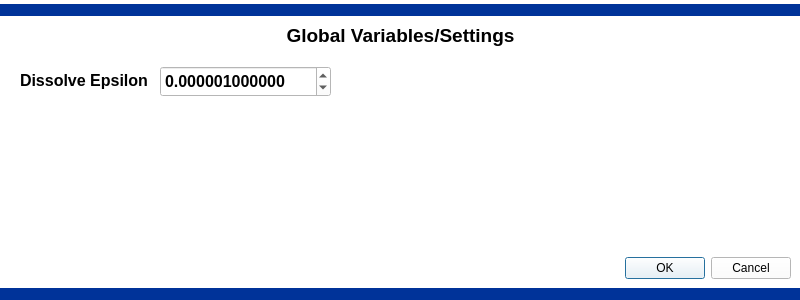
<?xml version="1.0" encoding="UTF-8"?>
<ui version="4.0">
 <class>VariableSettings</class>
 <widget class="QDialog" name="VariableSettings">
  <property name="geometry">
   <rect>
    <x>0</x>
    <y>0</y>
    <width>800</width>
    <height>300</height>
   </rect>
  </property>
  <property name="minimumSize">
   <size>
    <width>800</width>
    <height>300</height>
   </size>
  </property>
  <property name="maximumSize">
   <size>
    <width>800</width>
    <height>300</height>
   </size>
  </property>
  <property name="font">
   <font>
    <family>Arial</family>
    <pointsize>12</pointsize>
    <weight>75</weight>
    <bold>true</bold>
   </font>
  </property>
  <property name="windowTitle">
   <string>Dialog</string>
  </property>
  <property name="styleSheet">
   <string notr="true">background-color: rgb(255, 255, 255);</string>
  </property>
  <widget class="QDialogButtonBox" name="buttonBox">
   <property name="geometry">
    <rect>
     <x>450</x>
     <y>252</y>
     <width>341</width>
     <height>32</height>
    </rect>
   </property>
   <property name="font">
    <font>
     <family>Arial</family>
     <pointsize>12</pointsize>
     <weight>75</weight>
     <bold>true</bold>
    </font>
   </property>
   <property name="orientation">
    <enum>Qt::Horizontal</enum>
   </property>
   <property name="standardButtons">
    <set>QDialogButtonBox::Cancel|QDialogButtonBox::Ok</set>
   </property>
  </widget>
  <widget class="Line" name="BorderTop">
   <property name="geometry">
    <rect>
     <x>0</x>
     <y>0</y>
     <width>800</width>
     <height>20</height>
    </rect>
   </property>
   <property name="baseSize">
    <size>
     <width>0</width>
     <height>0</height>
    </size>
   </property>
   <property name="palette">
    <palette>
     <active>
      <colorrole role="WindowText">
       <brush brushstyle="SolidPattern">
        <color alpha="255">
         <red>0</red>
         <green>51</green>
         <blue>153</blue>
        </color>
       </brush>
      </colorrole>
      <colorrole role="Button">
       <brush brushstyle="SolidPattern">
        <color alpha="255">
         <red>255</red>
         <green>255</green>
         <blue>255</blue>
        </color>
       </brush>
      </colorrole>
      <colorrole role="Light">
       <brush brushstyle="SolidPattern">
        <color alpha="255">
         <red>192</red>
         <green>0</green>
         <blue>0</blue>
        </color>
       </brush>
      </colorrole>
      <colorrole role="Midlight">
       <brush brushstyle="SolidPattern">
        <color alpha="255">
         <red>160</red>
         <green>0</green>
         <blue>0</blue>
        </color>
       </brush>
      </colorrole>
      <colorrole role="Dark">
       <brush brushstyle="SolidPattern">
        <color alpha="255">
         <red>64</red>
         <green>0</green>
         <blue>0</blue>
        </color>
       </brush>
      </colorrole>
      <colorrole role="Mid">
       <brush brushstyle="SolidPattern">
        <color alpha="255">
         <red>85</red>
         <green>0</green>
         <blue>0</blue>
        </color>
       </brush>
      </colorrole>
      <colorrole role="Text">
       <brush brushstyle="SolidPattern">
        <color alpha="255">
         <red>0</red>
         <green>51</green>
         <blue>153</blue>
        </color>
       </brush>
      </colorrole>
      <colorrole role="BrightText">
       <brush brushstyle="SolidPattern">
        <color alpha="255">
         <red>255</red>
         <green>255</green>
         <blue>255</blue>
        </color>
       </brush>
      </colorrole>
      <colorrole role="ButtonText">
       <brush brushstyle="SolidPattern">
        <color alpha="255">
         <red>0</red>
         <green>51</green>
         <blue>153</blue>
        </color>
       </brush>
      </colorrole>
      <colorrole role="Base">
       <brush brushstyle="SolidPattern">
        <color alpha="255">
         <red>255</red>
         <green>255</green>
         <blue>255</blue>
        </color>
       </brush>
      </colorrole>
      <colorrole role="Window">
       <brush brushstyle="SolidPattern">
        <color alpha="255">
         <red>255</red>
         <green>255</green>
         <blue>255</blue>
        </color>
       </brush>
      </colorrole>
      <colorrole role="Shadow">
       <brush brushstyle="SolidPattern">
        <color alpha="255">
         <red>0</red>
         <green>0</green>
         <blue>0</blue>
        </color>
       </brush>
      </colorrole>
      <colorrole role="AlternateBase">
       <brush brushstyle="SolidPattern">
        <color alpha="255">
         <red>64</red>
         <green>0</green>
         <blue>0</blue>
        </color>
       </brush>
      </colorrole>
      <colorrole role="ToolTipBase">
       <brush brushstyle="SolidPattern">
        <color alpha="255">
         <red>255</red>
         <green>255</green>
         <blue>220</blue>
        </color>
       </brush>
      </colorrole>
      <colorrole role="ToolTipText">
       <brush brushstyle="SolidPattern">
        <color alpha="255">
         <red>0</red>
         <green>0</green>
         <blue>0</blue>
        </color>
       </brush>
      </colorrole>
      <colorrole role="PlaceholderText">
       <brush brushstyle="NoBrush">
        <color alpha="128">
         <red>0</red>
         <green>51</green>
         <blue>153</blue>
        </color>
       </brush>
      </colorrole>
     </active>
     <inactive>
      <colorrole role="WindowText">
       <brush brushstyle="SolidPattern">
        <color alpha="255">
         <red>0</red>
         <green>51</green>
         <blue>153</blue>
        </color>
       </brush>
      </colorrole>
      <colorrole role="Button">
       <brush brushstyle="SolidPattern">
        <color alpha="255">
         <red>255</red>
         <green>255</green>
         <blue>255</blue>
        </color>
       </brush>
      </colorrole>
      <colorrole role="Light">
       <brush brushstyle="SolidPattern">
        <color alpha="255">
         <red>192</red>
         <green>0</green>
         <blue>0</blue>
        </color>
       </brush>
      </colorrole>
      <colorrole role="Midlight">
       <brush brushstyle="SolidPattern">
        <color alpha="255">
         <red>160</red>
         <green>0</green>
         <blue>0</blue>
        </color>
       </brush>
      </colorrole>
      <colorrole role="Dark">
       <brush brushstyle="SolidPattern">
        <color alpha="255">
         <red>64</red>
         <green>0</green>
         <blue>0</blue>
        </color>
       </brush>
      </colorrole>
      <colorrole role="Mid">
       <brush brushstyle="SolidPattern">
        <color alpha="255">
         <red>85</red>
         <green>0</green>
         <blue>0</blue>
        </color>
       </brush>
      </colorrole>
      <colorrole role="Text">
       <brush brushstyle="SolidPattern">
        <color alpha="255">
         <red>0</red>
         <green>51</green>
         <blue>153</blue>
        </color>
       </brush>
      </colorrole>
      <colorrole role="BrightText">
       <brush brushstyle="SolidPattern">
        <color alpha="255">
         <red>255</red>
         <green>255</green>
         <blue>255</blue>
        </color>
       </brush>
      </colorrole>
      <colorrole role="ButtonText">
       <brush brushstyle="SolidPattern">
        <color alpha="255">
         <red>0</red>
         <green>51</green>
         <blue>153</blue>
        </color>
       </brush>
      </colorrole>
      <colorrole role="Base">
       <brush brushstyle="SolidPattern">
        <color alpha="255">
         <red>255</red>
         <green>255</green>
         <blue>255</blue>
        </color>
       </brush>
      </colorrole>
      <colorrole role="Window">
       <brush brushstyle="SolidPattern">
        <color alpha="255">
         <red>255</red>
         <green>255</green>
         <blue>255</blue>
        </color>
       </brush>
      </colorrole>
      <colorrole role="Shadow">
       <brush brushstyle="SolidPattern">
        <color alpha="255">
         <red>0</red>
         <green>0</green>
         <blue>0</blue>
        </color>
       </brush>
      </colorrole>
      <colorrole role="AlternateBase">
       <brush brushstyle="SolidPattern">
        <color alpha="255">
         <red>64</red>
         <green>0</green>
         <blue>0</blue>
        </color>
       </brush>
      </colorrole>
      <colorrole role="ToolTipBase">
       <brush brushstyle="SolidPattern">
        <color alpha="255">
         <red>255</red>
         <green>255</green>
         <blue>220</blue>
        </color>
       </brush>
      </colorrole>
      <colorrole role="ToolTipText">
       <brush brushstyle="SolidPattern">
        <color alpha="255">
         <red>0</red>
         <green>0</green>
         <blue>0</blue>
        </color>
       </brush>
      </colorrole>
      <colorrole role="PlaceholderText">
       <brush brushstyle="NoBrush">
        <color alpha="128">
         <red>0</red>
         <green>51</green>
         <blue>153</blue>
        </color>
       </brush>
      </colorrole>
     </inactive>
     <disabled>
      <colorrole role="WindowText">
       <brush brushstyle="SolidPattern">
        <color alpha="255">
         <red>0</red>
         <green>51</green>
         <blue>153</blue>
        </color>
       </brush>
      </colorrole>
      <colorrole role="Button">
       <brush brushstyle="SolidPattern">
        <color alpha="255">
         <red>255</red>
         <green>255</green>
         <blue>255</blue>
        </color>
       </brush>
      </colorrole>
      <colorrole role="Light">
       <brush brushstyle="SolidPattern">
        <color alpha="255">
         <red>192</red>
         <green>0</green>
         <blue>0</blue>
        </color>
       </brush>
      </colorrole>
      <colorrole role="Midlight">
       <brush brushstyle="SolidPattern">
        <color alpha="255">
         <red>160</red>
         <green>0</green>
         <blue>0</blue>
        </color>
       </brush>
      </colorrole>
      <colorrole role="Dark">
       <brush brushstyle="SolidPattern">
        <color alpha="255">
         <red>64</red>
         <green>0</green>
         <blue>0</blue>
        </color>
       </brush>
      </colorrole>
      <colorrole role="Mid">
       <brush brushstyle="SolidPattern">
        <color alpha="255">
         <red>85</red>
         <green>0</green>
         <blue>0</blue>
        </color>
       </brush>
      </colorrole>
      <colorrole role="Text">
       <brush brushstyle="SolidPattern">
        <color alpha="255">
         <red>0</red>
         <green>51</green>
         <blue>153</blue>
        </color>
       </brush>
      </colorrole>
      <colorrole role="BrightText">
       <brush brushstyle="SolidPattern">
        <color alpha="255">
         <red>255</red>
         <green>255</green>
         <blue>255</blue>
        </color>
       </brush>
      </colorrole>
      <colorrole role="ButtonText">
       <brush brushstyle="SolidPattern">
        <color alpha="255">
         <red>0</red>
         <green>51</green>
         <blue>153</blue>
        </color>
       </brush>
      </colorrole>
      <colorrole role="Base">
       <brush brushstyle="SolidPattern">
        <color alpha="255">
         <red>255</red>
         <green>255</green>
         <blue>255</blue>
        </color>
       </brush>
      </colorrole>
      <colorrole role="Window">
       <brush brushstyle="SolidPattern">
        <color alpha="255">
         <red>255</red>
         <green>255</green>
         <blue>255</blue>
        </color>
       </brush>
      </colorrole>
      <colorrole role="Shadow">
       <brush brushstyle="SolidPattern">
        <color alpha="255">
         <red>0</red>
         <green>0</green>
         <blue>0</blue>
        </color>
       </brush>
      </colorrole>
      <colorrole role="AlternateBase">
       <brush brushstyle="SolidPattern">
        <color alpha="255">
         <red>128</red>
         <green>0</green>
         <blue>0</blue>
        </color>
       </brush>
      </colorrole>
      <colorrole role="ToolTipBase">
       <brush brushstyle="SolidPattern">
        <color alpha="255">
         <red>255</red>
         <green>255</green>
         <blue>220</blue>
        </color>
       </brush>
      </colorrole>
      <colorrole role="ToolTipText">
       <brush brushstyle="SolidPattern">
        <color alpha="255">
         <red>0</red>
         <green>0</green>
         <blue>0</blue>
        </color>
       </brush>
      </colorrole>
      <colorrole role="PlaceholderText">
       <brush brushstyle="NoBrush">
        <color alpha="128">
         <red>0</red>
         <green>51</green>
         <blue>153</blue>
        </color>
       </brush>
      </colorrole>
     </disabled>
    </palette>
   </property>
   <property name="styleSheet">
    <string notr="true">color: rgb(0, 51, 153);</string>
   </property>
   <property name="frameShadow">
    <enum>QFrame::Plain</enum>
   </property>
   <property name="lineWidth">
    <number>12</number>
   </property>
   <property name="midLineWidth">
    <number>0</number>
   </property>
   <property name="orientation">
    <enum>Qt::Horizontal</enum>
   </property>
  </widget>
  <widget class="QLabel" name="label_2">
   <property name="geometry">
    <rect>
     <x>10</x>
     <y>20</y>
     <width>781</width>
     <height>31</height>
    </rect>
   </property>
   <property name="font">
    <font>
     <family>Arial</family>
     <pointsize>12</pointsize>
     <weight>75</weight>
     <bold>true</bold>
    </font>
   </property>
   <property name="text">
    <string>&lt;!DOCTYPE HTML PUBLIC &quot;-//W3C//DTD HTML 4.0//EN&quot; &quot;http://www.w3.org/TR/REC-html40/strict.dtd&quot;&gt;
&lt;html&gt;&lt;head&gt;&lt;meta name=&quot;qrichtext&quot; content=&quot;1&quot; /&gt;&lt;style type=&quot;text/css&quot;&gt;
p, li { white-space: pre-wrap; }
&lt;/style&gt;&lt;/head&gt;&lt;body style=&quot; font-family:'MS Shell Dlg 2'; font-size:8pt; font-weight:400; font-style:normal;&quot;&gt;
&lt;p style=&quot; margin-top:0px; margin-bottom:0px; margin-left:0px; margin-right:0px; -qt-block-indent:0; text-indent:0px;&quot;&gt;&lt;span style=&quot; font-family:'Lucida Grande'; font-size:14pt; font-weight:600;&quot;&gt;Global Variables/Settings&lt;/span&gt;&lt;/p&gt;&lt;/body&gt;&lt;/html&gt;</string>
   </property>
   <property name="alignment">
    <set>Qt::AlignCenter</set>
   </property>
  </widget>
  <widget class="Line" name="BorderTop_2">
   <property name="geometry">
    <rect>
     <x>0</x>
     <y>284</y>
     <width>800</width>
     <height>20</height>
    </rect>
   </property>
   <property name="baseSize">
    <size>
     <width>0</width>
     <height>0</height>
    </size>
   </property>
   <property name="palette">
    <palette>
     <active>
      <colorrole role="WindowText">
       <brush brushstyle="SolidPattern">
        <color alpha="255">
         <red>0</red>
         <green>51</green>
         <blue>153</blue>
        </color>
       </brush>
      </colorrole>
      <colorrole role="Button">
       <brush brushstyle="SolidPattern">
        <color alpha="255">
         <red>255</red>
         <green>255</green>
         <blue>255</blue>
        </color>
       </brush>
      </colorrole>
      <colorrole role="Light">
       <brush brushstyle="SolidPattern">
        <color alpha="255">
         <red>192</red>
         <green>0</green>
         <blue>0</blue>
        </color>
       </brush>
      </colorrole>
      <colorrole role="Midlight">
       <brush brushstyle="SolidPattern">
        <color alpha="255">
         <red>160</red>
         <green>0</green>
         <blue>0</blue>
        </color>
       </brush>
      </colorrole>
      <colorrole role="Dark">
       <brush brushstyle="SolidPattern">
        <color alpha="255">
         <red>64</red>
         <green>0</green>
         <blue>0</blue>
        </color>
       </brush>
      </colorrole>
      <colorrole role="Mid">
       <brush brushstyle="SolidPattern">
        <color alpha="255">
         <red>85</red>
         <green>0</green>
         <blue>0</blue>
        </color>
       </brush>
      </colorrole>
      <colorrole role="Text">
       <brush brushstyle="SolidPattern">
        <color alpha="255">
         <red>0</red>
         <green>51</green>
         <blue>153</blue>
        </color>
       </brush>
      </colorrole>
      <colorrole role="BrightText">
       <brush brushstyle="SolidPattern">
        <color alpha="255">
         <red>255</red>
         <green>255</green>
         <blue>255</blue>
        </color>
       </brush>
      </colorrole>
      <colorrole role="ButtonText">
       <brush brushstyle="SolidPattern">
        <color alpha="255">
         <red>0</red>
         <green>51</green>
         <blue>153</blue>
        </color>
       </brush>
      </colorrole>
      <colorrole role="Base">
       <brush brushstyle="SolidPattern">
        <color alpha="255">
         <red>255</red>
         <green>255</green>
         <blue>255</blue>
        </color>
       </brush>
      </colorrole>
      <colorrole role="Window">
       <brush brushstyle="SolidPattern">
        <color alpha="255">
         <red>255</red>
         <green>255</green>
         <blue>255</blue>
        </color>
       </brush>
      </colorrole>
      <colorrole role="Shadow">
       <brush brushstyle="SolidPattern">
        <color alpha="255">
         <red>0</red>
         <green>0</green>
         <blue>0</blue>
        </color>
       </brush>
      </colorrole>
      <colorrole role="AlternateBase">
       <brush brushstyle="SolidPattern">
        <color alpha="255">
         <red>64</red>
         <green>0</green>
         <blue>0</blue>
        </color>
       </brush>
      </colorrole>
      <colorrole role="ToolTipBase">
       <brush brushstyle="SolidPattern">
        <color alpha="255">
         <red>255</red>
         <green>255</green>
         <blue>220</blue>
        </color>
       </brush>
      </colorrole>
      <colorrole role="ToolTipText">
       <brush brushstyle="SolidPattern">
        <color alpha="255">
         <red>0</red>
         <green>0</green>
         <blue>0</blue>
        </color>
       </brush>
      </colorrole>
      <colorrole role="PlaceholderText">
       <brush brushstyle="NoBrush">
        <color alpha="128">
         <red>0</red>
         <green>51</green>
         <blue>153</blue>
        </color>
       </brush>
      </colorrole>
     </active>
     <inactive>
      <colorrole role="WindowText">
       <brush brushstyle="SolidPattern">
        <color alpha="255">
         <red>0</red>
         <green>51</green>
         <blue>153</blue>
        </color>
       </brush>
      </colorrole>
      <colorrole role="Button">
       <brush brushstyle="SolidPattern">
        <color alpha="255">
         <red>255</red>
         <green>255</green>
         <blue>255</blue>
        </color>
       </brush>
      </colorrole>
      <colorrole role="Light">
       <brush brushstyle="SolidPattern">
        <color alpha="255">
         <red>192</red>
         <green>0</green>
         <blue>0</blue>
        </color>
       </brush>
      </colorrole>
      <colorrole role="Midlight">
       <brush brushstyle="SolidPattern">
        <color alpha="255">
         <red>160</red>
         <green>0</green>
         <blue>0</blue>
        </color>
       </brush>
      </colorrole>
      <colorrole role="Dark">
       <brush brushstyle="SolidPattern">
        <color alpha="255">
         <red>64</red>
         <green>0</green>
         <blue>0</blue>
        </color>
       </brush>
      </colorrole>
      <colorrole role="Mid">
       <brush brushstyle="SolidPattern">
        <color alpha="255">
         <red>85</red>
         <green>0</green>
         <blue>0</blue>
        </color>
       </brush>
      </colorrole>
      <colorrole role="Text">
       <brush brushstyle="SolidPattern">
        <color alpha="255">
         <red>0</red>
         <green>51</green>
         <blue>153</blue>
        </color>
       </brush>
      </colorrole>
      <colorrole role="BrightText">
       <brush brushstyle="SolidPattern">
        <color alpha="255">
         <red>255</red>
         <green>255</green>
         <blue>255</blue>
        </color>
       </brush>
      </colorrole>
      <colorrole role="ButtonText">
       <brush brushstyle="SolidPattern">
        <color alpha="255">
         <red>0</red>
         <green>51</green>
         <blue>153</blue>
        </color>
       </brush>
      </colorrole>
      <colorrole role="Base">
       <brush brushstyle="SolidPattern">
        <color alpha="255">
         <red>255</red>
         <green>255</green>
         <blue>255</blue>
        </color>
       </brush>
      </colorrole>
      <colorrole role="Window">
       <brush brushstyle="SolidPattern">
        <color alpha="255">
         <red>255</red>
         <green>255</green>
         <blue>255</blue>
        </color>
       </brush>
      </colorrole>
      <colorrole role="Shadow">
       <brush brushstyle="SolidPattern">
        <color alpha="255">
         <red>0</red>
         <green>0</green>
         <blue>0</blue>
        </color>
       </brush>
      </colorrole>
      <colorrole role="AlternateBase">
       <brush brushstyle="SolidPattern">
        <color alpha="255">
         <red>64</red>
         <green>0</green>
         <blue>0</blue>
        </color>
       </brush>
      </colorrole>
      <colorrole role="ToolTipBase">
       <brush brushstyle="SolidPattern">
        <color alpha="255">
         <red>255</red>
         <green>255</green>
         <blue>220</blue>
        </color>
       </brush>
      </colorrole>
      <colorrole role="ToolTipText">
       <brush brushstyle="SolidPattern">
        <color alpha="255">
         <red>0</red>
         <green>0</green>
         <blue>0</blue>
        </color>
       </brush>
      </colorrole>
      <colorrole role="PlaceholderText">
       <brush brushstyle="NoBrush">
        <color alpha="128">
         <red>0</red>
         <green>51</green>
         <blue>153</blue>
        </color>
       </brush>
      </colorrole>
     </inactive>
     <disabled>
      <colorrole role="WindowText">
       <brush brushstyle="SolidPattern">
        <color alpha="255">
         <red>0</red>
         <green>51</green>
         <blue>153</blue>
        </color>
       </brush>
      </colorrole>
      <colorrole role="Button">
       <brush brushstyle="SolidPattern">
        <color alpha="255">
         <red>255</red>
         <green>255</green>
         <blue>255</blue>
        </color>
       </brush>
      </colorrole>
      <colorrole role="Light">
       <brush brushstyle="SolidPattern">
        <color alpha="255">
         <red>192</red>
         <green>0</green>
         <blue>0</blue>
        </color>
       </brush>
      </colorrole>
      <colorrole role="Midlight">
       <brush brushstyle="SolidPattern">
        <color alpha="255">
         <red>160</red>
         <green>0</green>
         <blue>0</blue>
        </color>
       </brush>
      </colorrole>
      <colorrole role="Dark">
       <brush brushstyle="SolidPattern">
        <color alpha="255">
         <red>64</red>
         <green>0</green>
         <blue>0</blue>
        </color>
       </brush>
      </colorrole>
      <colorrole role="Mid">
       <brush brushstyle="SolidPattern">
        <color alpha="255">
         <red>85</red>
         <green>0</green>
         <blue>0</blue>
        </color>
       </brush>
      </colorrole>
      <colorrole role="Text">
       <brush brushstyle="SolidPattern">
        <color alpha="255">
         <red>0</red>
         <green>51</green>
         <blue>153</blue>
        </color>
       </brush>
      </colorrole>
      <colorrole role="BrightText">
       <brush brushstyle="SolidPattern">
        <color alpha="255">
         <red>255</red>
         <green>255</green>
         <blue>255</blue>
        </color>
       </brush>
      </colorrole>
      <colorrole role="ButtonText">
       <brush brushstyle="SolidPattern">
        <color alpha="255">
         <red>0</red>
         <green>51</green>
         <blue>153</blue>
        </color>
       </brush>
      </colorrole>
      <colorrole role="Base">
       <brush brushstyle="SolidPattern">
        <color alpha="255">
         <red>255</red>
         <green>255</green>
         <blue>255</blue>
        </color>
       </brush>
      </colorrole>
      <colorrole role="Window">
       <brush brushstyle="SolidPattern">
        <color alpha="255">
         <red>255</red>
         <green>255</green>
         <blue>255</blue>
        </color>
       </brush>
      </colorrole>
      <colorrole role="Shadow">
       <brush brushstyle="SolidPattern">
        <color alpha="255">
         <red>0</red>
         <green>0</green>
         <blue>0</blue>
        </color>
       </brush>
      </colorrole>
      <colorrole role="AlternateBase">
       <brush brushstyle="SolidPattern">
        <color alpha="255">
         <red>128</red>
         <green>0</green>
         <blue>0</blue>
        </color>
       </brush>
      </colorrole>
      <colorrole role="ToolTipBase">
       <brush brushstyle="SolidPattern">
        <color alpha="255">
         <red>255</red>
         <green>255</green>
         <blue>220</blue>
        </color>
       </brush>
      </colorrole>
      <colorrole role="ToolTipText">
       <brush brushstyle="SolidPattern">
        <color alpha="255">
         <red>0</red>
         <green>0</green>
         <blue>0</blue>
        </color>
       </brush>
      </colorrole>
      <colorrole role="PlaceholderText">
       <brush brushstyle="NoBrush">
        <color alpha="128">
         <red>0</red>
         <green>51</green>
         <blue>153</blue>
        </color>
       </brush>
      </colorrole>
     </disabled>
    </palette>
   </property>
   <property name="styleSheet">
    <string notr="true">color: rgb(0, 51, 153);</string>
   </property>
   <property name="frameShadow">
    <enum>QFrame::Plain</enum>
   </property>
   <property name="lineWidth">
    <number>12</number>
   </property>
   <property name="midLineWidth">
    <number>0</number>
   </property>
   <property name="orientation">
    <enum>Qt::Horizontal</enum>
   </property>
  </widget>
  <widget class="QDoubleSpinBox" name="doubleSpinBox_dissolve">
   <property name="geometry">
    <rect>
     <x>160</x>
     <y>66</y>
     <width>171</width>
     <height>31</height>
    </rect>
   </property>
   <property name="font">
    <font>
     <family>Arial</family>
     <pointsize>12</pointsize>
     <weight>75</weight>
     <bold>true</bold>
    </font>
   </property>
   <property name="decimals">
    <number>12</number>
   </property>
   <property name="maximum">
    <double>100.000000000000000</double>
   </property>
   <property name="singleStep">
    <double>0.000001000000000</double>
   </property>
   <property name="value">
    <double>0.000001000000000</double>
   </property>
  </widget>
  <widget class="QLabel" name="label">
   <property name="geometry">
    <rect>
     <x>20</x>
     <y>70</y>
     <width>131</width>
     <height>21</height>
    </rect>
   </property>
   <property name="font">
    <font>
     <family>Arial</family>
     <pointsize>12</pointsize>
     <weight>75</weight>
     <bold>true</bold>
    </font>
   </property>
   <property name="text">
    <string>Dissolve Epsilon</string>
   </property>
  </widget>
 </widget>
 <resources/>
 <connections>
  <connection>
   <sender>buttonBox</sender>
   <signal>accepted()</signal>
   <receiver>VariableSettings</receiver>
   <slot>accept()</slot>
   <hints>
    <hint type="sourcelabel">
     <x>248</x>
     <y>254</y>
    </hint>
    <hint type="destinationlabel">
     <x>157</x>
     <y>274</y>
    </hint>
   </hints>
  </connection>
  <connection>
   <sender>buttonBox</sender>
   <signal>rejected()</signal>
   <receiver>VariableSettings</receiver>
   <slot>reject()</slot>
   <hints>
    <hint type="sourcelabel">
     <x>316</x>
     <y>260</y>
    </hint>
    <hint type="destinationlabel">
     <x>286</x>
     <y>274</y>
    </hint>
   </hints>
  </connection>
 </connections>
</ui>
